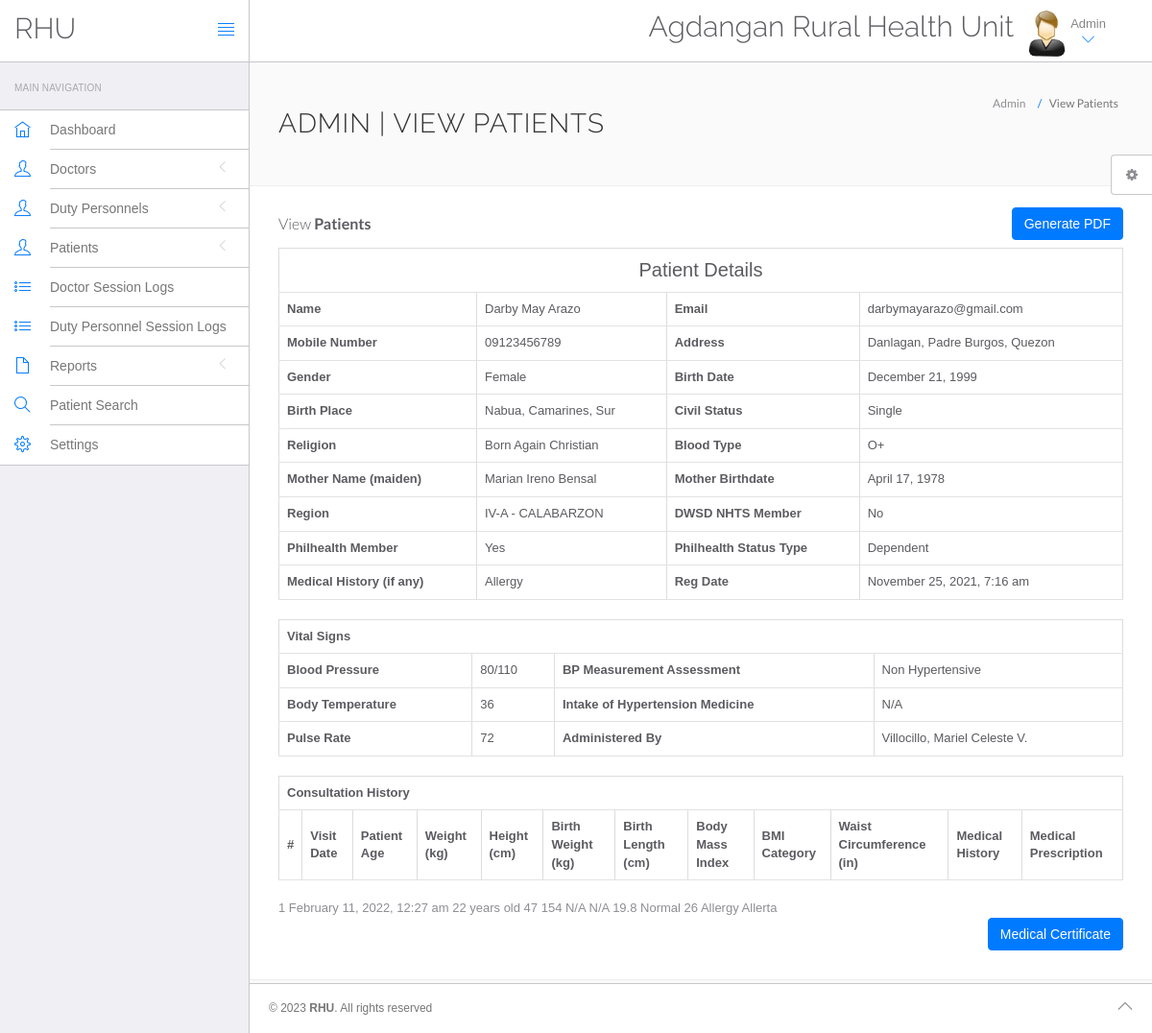
/admin/view-patient.php?viewid=1 (signed in), run on the app's committed database.
### tables this page shows
CREATE TABLE `settings` (
  `id` int(11) NOT NULL,
  `HealthCenter` varchar(200) DEFAULT NULL,
  `Address` varchar(200) DEFAULT NULL,
  `ContactNo` varchar(12) DEFAULT NULL,
  `EmailAdd` mediumtext DEFAULT NULL,
  `OpeningHour` varchar(200) DEFAULT NULL,
  `Doctor` mediumtext DEFAULT NULL,
  `About` mediumtext DEFAULT NULL,
  `Map` longtext DEFAULT NULL
);

CREATE TABLE `tblpatient` (
  `ID` int(10) NOT NULL,
  `Dutyid` int(10) DEFAULT NULL,
  `PatientName` varchar(200) DEFAULT NULL,
  `PatientContno` varchar(11) DEFAULT NULL,
  `PatientEmail` varchar(200) DEFAULT NULL,
  `PatientGender` varchar(50) DEFAULT NULL,
  `PatientAdd` mediumtext DEFAULT NULL,
  `PatientBirthplace` varchar(200) DEFAULT NULL,
  `PatientBirthday` date DEFAULT NULL,
  `PatientCivil` varchar(50) DEFAULT NULL,
  `PatientReligion` varchar(200) DEFAULT NULL,
  `PatientBlood` varchar(50) DEFAULT NULL,
  `MotherName` varchar(200) DEFAULT NULL,
  `MotherBirthday` date DEFAULT NULL,
  `PhilhealthMember` varchar(50) DEFAULT NULL,
  `PhilhealthStatus` varchar(50) DEFAULT NULL,
  `PatientRegion` varchar(200) DEFAULT NULL,
  `DswdMember` varchar(50) DEFAULT NULL,
  `BloodPressure` varchar(100) DEFAULT NULL,
  `PulseRate` varchar(100) DEFAULT NULL,
  `BodyTemperature` varchar(100) DEFAULT NULL,
  `BpMeasurement` varchar(100) DEFAULT NULL,
  `IntakeMed` varchar(200) DEFAULT NULL,
  `AdministeredBy` varchar(200) DEFAULT NULL,
  `PatientMedhis` mediumtext DEFAULT NULL,
  `CreationDate` timestamp NULL DEFAULT current_timestamp(),
  `UpdationDate` timestamp NULL DEFAULT NULL ON UPDATE current_timestamp()
);

CREATE TABLE `tblmedicalhistory` (
  `ID` int(10) NOT NULL,
  `PatientID` int(10) DEFAULT NULL,
  `PatientAge` varchar(100) DEFAULT NULL,
  `Weight` varchar(100) DEFAULT NULL,
  `Height` varchar(100) DEFAULT NULL,
  `Bmi` decimal(6,1) DEFAULT NULL,
  `BmiCategory` varchar(100) DEFAULT NULL,
  `WaistCircum` varchar(100) DEFAULT NULL,
  `BirthWeight` varchar(100) DEFAULT NULL,
  `BirthLength` varchar(100) DEFAULT NULL,
  `MedHistory` varchar(100) DEFAULT NULL,
  `MedicalPres` mediumtext DEFAULT NULL,
  `CreationDate` timestamp NULL DEFAULT current_timestamp(),
  `UpdationDate` timestamp NULL DEFAULT NULL ON UPDATE current_timestamp()
);

### admin/view-patient.php (the view, shortened to what this page needs)
<?php
include('include/config.php');
?>
<!DOCTYPE html>
<html lang="en">
	<head>
		<link rel="stylesheet" href="vendor/bootstrap/css/bootstrap.min.css">
		<link rel="stylesheet" href="vendor/fontawesome/css/font-awesome.min.css">
		<link rel="stylesheet" href="vendor/themify-icons/themify-icons.min.css">
		<link href="vendor/animate.css/animate.min.css" rel="stylesheet" media="screen">
		<link href="vendor/perfect-scrollbar/perfect-scrollbar.min.css" rel="stylesheet" media="screen">
		<link href="vendor/switchery/switchery.min.css" rel="stylesheet" media="screen">
		<link href="vendor/bootstrap-touchspin/jquery.bootstrap-touchspin.min.css" rel="stylesheet" media="screen">
		<link href="vendor/select2/select2.min.css" rel="stylesheet" media="screen">
		<link href="vendor/bootstrap-datepicker/bootstrap-datepicker3.standalone.min.css" rel="stylesheet" media="screen">
		<link href="vendor/bootstrap-timepicker/bootstrap-timepicker.min.css" rel="stylesheet" media="screen">
		<link rel="stylesheet" href="assets/css/styles.css">
		<link rel="stylesheet" href="assets/css/plugins.css">
		<link rel="stylesheet" href="assets/css/themes/theme-1.css" id="skin_color" />
	</head>
	<body>
		<div id="app">
<?php include('include/sidebar.php');?>
<div class="app-content">
<?php include('include/header.php');?>
<div class="main-content" >
<div class="wrap-content container" id="container">
<section id="page-title">
<div class="row">
<div class="col-sm-8">
<h1 class="mainTitle">Admin | View Patients</h1>
</div>
<ol class="breadcrumb">
<li>
<span>Admin</span>
</li>
<li class="active">
<span>View Patients</span>
</li>
</ol>
</div>
</section>
<div class="container-fluid container-fullw bg-white">
<div class="row">
<div class="col-md-12">
	<?php
	if (isset($_GET['viewid'])) {
	$vid=$_GET['viewid'];
	$sql=mysqli_query($con,"select * from tblpatient where ID = '$vid'");
	while($row=mysqli_fetch_array($sql))
	{
		$patientid = $row['ID'];
	 }
	}
	 ?>
	<a style="float:right;bottom:8px;" href="generate-pdf.php?viewid=<?php echo $patientid; ?>" class="btn btn-primary waves-effect waves-light w-lg">Generate PDF</a>
<h5 class="over-title margin-bottom-15">View <span class="text-bold">Patients</span></h5>
<?php
		if(isset($_GET['viewid'])){
		   $vid=$_GET['viewid'];
		   $ret=mysqli_query($con,"select * from tblpatient where ID='$vid'");
		while ($row=mysqli_fetch_array($ret)) {
									   ?>
		<table id="datatable" class="table table-bordered dt-responsive nowrap" style="border-collapse: collapse; border-spacing: 0; width: 100%;">
		 <tr align="center">
		<td colspan="4" style="font-size:20px;color:blue">
		 Patient Details</td></tr>
		  <tr>
			<th scope>Name</th>
			<td><?php  echo $row['PatientName'];?></td>
			<th scope>Email</th>
			<td><?php  echo $row['PatientEmail'];?></td>
		  </tr>
		  <tr>
			<th scope>Mobile Number</th>
			<td><?php  echo $row['PatientContno'];?></td>
			<th>Address</th>
			<td><?php  echo $row['PatientAdd'];?></td>
		  </tr>
			<tr>
			<th>Gender</th>
			<td><?php  echo $row['PatientGender'];?></td>
			<th>Birth Date</th>
			<td><?php  echo date('F j, Y', strtotime($row['PatientBirthday']));?></td>
		  </tr>
		  <tr>
			<th>Birth Place</th>
			<td><?php  echo $row['PatientBirthplace'];?></td>
			 <th>Civil Status</th>
			<td><?php  echo $row['PatientCivil'];?></td>
		  </tr>
		   <tr>
			<th>Religion</th>
			<td><?php  echo $row['PatientReligion'];?></td>
			 <th>Blood Type</th>
			<td><?php  echo $row['PatientBlood'];?></td>
		  </tr>
		  <tr>
			<th>Mother Name (maiden)</th>
			<td><?php  echo $row['MotherName'];?></td>
			 <th>Mother Birthdate</th>
			<td><?php  echo date('F j, Y', strtotime($row['MotherBirthday']));?></td>
		  </tr>
		  <tr>
			<th>Region</th>
			<td><?php  echo $row['PatientRegion'];?></td>
			 <th>DWSD NHTS Member</th>
			<td><?php  echo $row['DswdMember'];?></td>
		  </tr>
		  <tr>
			<th>Philhealth Member</th>
			<td><?php  echo $row['PhilhealthMember'];?></td>
			 <th>Philhealth Status Type</th>
			<td><?php  echo $row['PhilhealthStatus'];?></td>
		  </tr>
		  <tr>
			<th>Medical History (if any)</th>
			<td><?php  echo $row['PatientMedhis'];?></td>
			 <th>Reg Date</th>
			<td><?php  echo date('F j, Y, g:i a', strtotime($row['CreationDate']));?></td>
		  </tr>
		<?php }?>
		</table>
		<?php
		   $vid=$_GET['viewid'];
		   $ret=mysqli_query($con,"select * from tblpatient where ID='$vid'");
		while ($row=mysqli_fetch_array($ret)) {
									   ?>
		<table id="datatable" class="table table-bordered dt-responsive nowrap" style="border-collapse: collapse; border-spacing: 0; width: 100%;">
		  <tr align="center">
		   <th colspan="12" >Vital Signs</th>
		  </tr>
		  <tr>
			<th scope>Blood Pressure</th>
			<td><?php  echo $row['BloodPressure'];?></td>
			<th scope>BP Measurement Assessment</th>
			<td><?php  echo $row['BpMeasurement'];?></td>
		  </tr>
		  <tr>
			<th scope>Body Temperature</th>
			<td><?php  echo $row['BodyTemperature'];?></td>
			<th scope>Intake of Hypertension Medicine</th>
			<td><?php  echo $row['IntakeMed'];?></td>
		  </tr>
		  <tr>
		    <th scope>Pulse Rate</th>
			<td><?php  echo $row['PulseRate'];?></td>
			<th scope>Administered By</th>
			<td><?php  echo $row['AdministeredBy'];?></td>
		  </tr>
		  <?php }?>
		</table>
		<?php
		$ret=mysqli_query($con,"select * from tblmedicalhistory  where PatientID='$vid' ORDER BY CreationDate DESC");
		 ?>
		<table id="datatable" class="table table-bordered dt-responsive nowrap" style="border-collapse: collapse; border-spacing: 0; width: 100%;">
		  <tr align="center">
		   <th colspan="12" >Consultation History</th>
		  </tr>
		  <tr>
			<th>#</th>
			<th>Visit Date</th>
			<th>Patient Age</th>
			<th>Weight (kg)</th>
			<th>Height (cm)</th>
			<th>Birth Weight (kg)</th>
			<th>Birth Length (cm)</th>
			<th>Body Mass Index</th>
			<th>BMI Category</th>
			<th>Waist Circumference (in)</th>
			<th>Medical History</th>
			<th>Medical Prescription</th>
		  </tr>
	</table>
		<?php
		$num=mysqli_num_rows($ret);
		if($num>0){
		$cnt=1;
		while ($row=mysqli_fetch_array($ret)) {
		  ?>
		<tr>
		  <td><?php echo $cnt;?></td>
		  <td><?php  echo date('F j, Y, g:i a', strtotime($row['CreationDate']));?></td>
		  <td><?php  echo $row['PatientAge'];?></td>
		  <td><?php  echo $row['Weight'];?></td>
		  <td><?php  echo $row['Height'];?></td>
		  <td><?php  echo $row['BirthWeight'];?></td>
		  <td><?php  echo $row['BirthLength'];?></td>
		  <td><?php  echo $row['Bmi'];?></td>
		  <td><?php  echo $row['BmiCategory'];?></td>
		  <td><?php  echo $row['WaistCircum'];?></td>
		  <td><?php  echo $row['MedHistory'];?></td>
		  <td><?php  echo $row['MedicalPres'];?></td>
		</tr>
		<?php
$cnt=$cnt+1;
} } else { ?>
  <tr>
    <td colspan="12" style="border:none;border-left: 1px solid #fff; "> No record found</td>
  </tr>
<?php } ?>
		<div class="row">
		<?php
		$sql=mysqli_query($con,"select * from tblpatient where ID = '$vid'");
		while($row=mysqli_fetch_array($sql))
		{
			$patientid = $row['ID'];
		 }
		}?>
		<div class="col-md-12">
		<a style="float:right;" href="medical-certificate.php?viewid=<?php echo $patientid; ?>" class="btn btn-primary waves-effect waves-light w-lg">Medical Certificate</a>
		</div>
		</div>
</div>
</div>
</div>
</div>
</div>
</div>
	<?php include('include/footer.php');?>
	<?php include('include/setting.php');?>
		</div>
	</body>
</html>

### admin/include/header.php (shortened to what this page needs)
<?php
include("include/config.php");
$val=mysqli_query($con,"select * from settings where id = 1");
while ($row_val=mysqli_fetch_array($val)) {
	$name = $row_val['HealthCenter'];
}
?>
<header class="navbar navbar-default navbar-static-top">
					<div class="navbar-header">
						<a class="navbar-brand" href="#">
							<h2 style="padding-top:20%; ">RHU</h2>
						</a>
						<a href="#" class="sidebar-toggler pull-right visible-md visible-lg" data-toggle-class="app-sidebar-closed" data-toggle-target="#app">
							<i class="ti-align-justify"></i>
						</a>
					</div>
					<div class="navbar-collapse collapse">
						<ul class="nav navbar-right">
								<li  style="padding-top:2% ">
								<h2><?php echo $name;?></h2>
							</li>
							<li class="dropdown current-user">
								<a href class="dropdown-toggle" data-toggle="dropdown">
									<img src="assets/images/images.jpg" > <span class="username">
<?php $query=mysqli_query($con,"select fullname from admin where id='".$_SESSION['id']."'");
while($row=mysqli_fetch_array($query))
{
	echo $row['fullname'];
} ?>
									<i class="ti-angle-down"></i></i></span>
								</a>
							</li>
						</ul>
					</div>
				</header>

### admin/assets/css/themes/theme-1.css (style rules this page uses)
body { background: #FAFAFA; }
header .navbar-header { background: #ffffff !important; border-right-color: #c8c7cc !important; border-bottom-color: #c8c7cc !important; }
header .navbar-header .sidebar-toggler, header .navbar-header .sidebar-mobile-toggler { color: #007aff !important; }
header .navbar-header .navbar-brand { color: #777 !important; }
header .navbar-collapse { background: #ffffff !important; border-bottom-color: #c8c7cc !important; box-shadow: none !important; }
header .navbar-collapse .navbar-right > li > a { color: #777; }
header .navbar-collapse .navbar-right > li > a i { color: #007aff !important; }

### data on the page
settings: HealthCenter "Agdangan Rural Health Unit"
tblpatient: PatientName "Darby May Arazo", PatientEmail "darbymayarazo@gmail.com", PatientContno "09123456789", PatientAdd "Danlagan, Padre Burgos, Quezon", PatientGender "Female", PatientBirthday "December 21, 1999", PatientBirthplace "Nabua, Camarines, Sur", PatientCivil "Single", PatientReligion "Born Again Christian", PatientBlood "O+", MotherName "Marian Ireno Bensal", MotherBirthday "April 17, 1978", PatientRegion "IV-A - CALABARZON", DswdMember "No", PhilhealthMember "Yes", PhilhealthStatus "Dependent", PatientMedhis "Allergy", CreationDate "November 25, 2021, 7:16 am", BloodPressure "80/110", BpMeasurement "Non Hypertensive", BodyTemperature "36", IntakeMed "N/A", PulseRate "72", AdministeredBy "Villocillo, Mariel Celeste V."
tblmedicalhistory: CreationDate "February 11, 2022, 12:27 am", PatientAge "22 years old", Weight "47", Height "154", BirthWeight "N/A", BirthLength "N/A", Bmi "19.8", BmiCategory "Normal", WaistCircum "26", MedHistory "Allergy", MedicalPres "Allerta"

### other printed values
$row['fullname'] "Admin"
